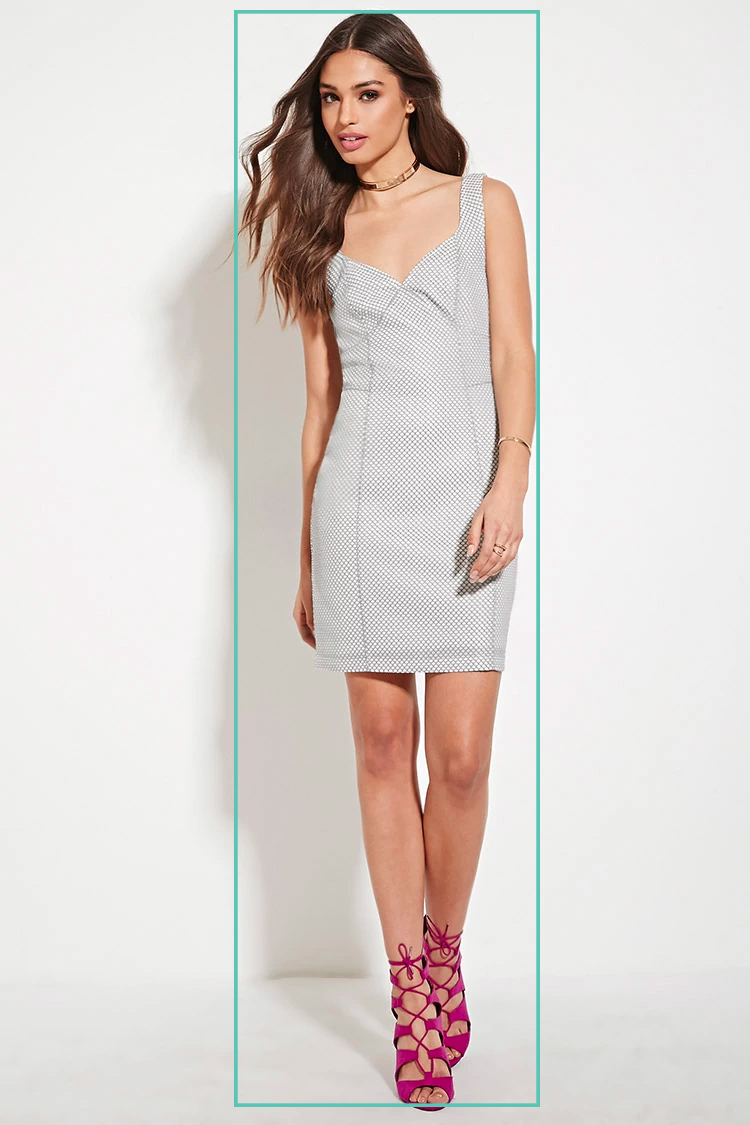
#> input picture Sample_Pics/Image (2).jpg, 750 x 1125 px; its folder holds 2 pictures in this run
$ python detect.py Sample_Pics   (Python 2 division)
#> lines starting #> are read from the running program, lines starting #| are printed output that depends on the picture; after the words box and inside, x2 and y2 are one past the last pixel; in counts of white or black regions, pixels touching at a corner belong together
import shutil,os,sys
import cv2
import numpy
from skimage import measure,morphology
''' The code is used to detect humans accurately on bi-modal histogram images using Otsu's method for
clustering-based image thresholding.

Usage : python *path of test images*
        example: python ./Sample_Pics
        if the test images have extensions other than jpeg/jpg/png use
        python *path of test images* *extension*
        example: python ./Sample_Pics ['.jpeg','.jpg','.png','.bmp']
'''
def find_nearest(array,value): # function to find the nearest value in an array to the given value
    x = (numpy.abs(array-value)).argmin()
    return array[x]

def detect_human(Images): # the function accpets an image and draws a bbox in the resulting image, around the human if any.
    for file in Images:
	I = cv2.imread(path+'/'+file) # Input image
#> I is the input picture: shape (1125, 750, 3); mean B, G, R 209.7, 213.8, 221.3
	Ig = cv2.cvtColor( I, cv2.COLOR_RGB2GRAY ) # grayscale of input image
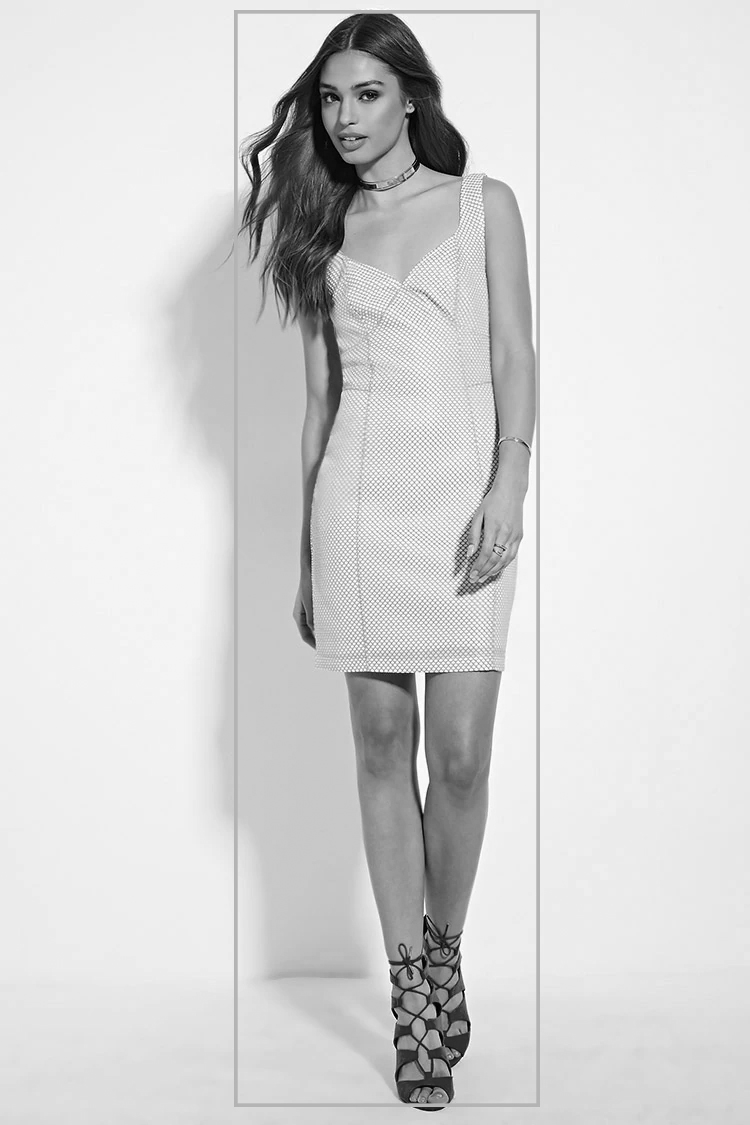
#> Ig: shape (1125, 750); min 1, max 255, mean 213.4
	r,c = Ig.shape # Image resolution
#> r = 1125; c = 750
	Ix = cv2.GaussianBlur(Ig, (5, 5), 0) # Blurring with Gaussian kernel of 5 and standard deviation of 0 in X direction
	#Applying Otsu binarization to segment the image...
	th_val, Iseg = cv2.threshold(Ix, 0, 255, cv2.THRESH_BINARY + cv2.THRESH_OTSU)
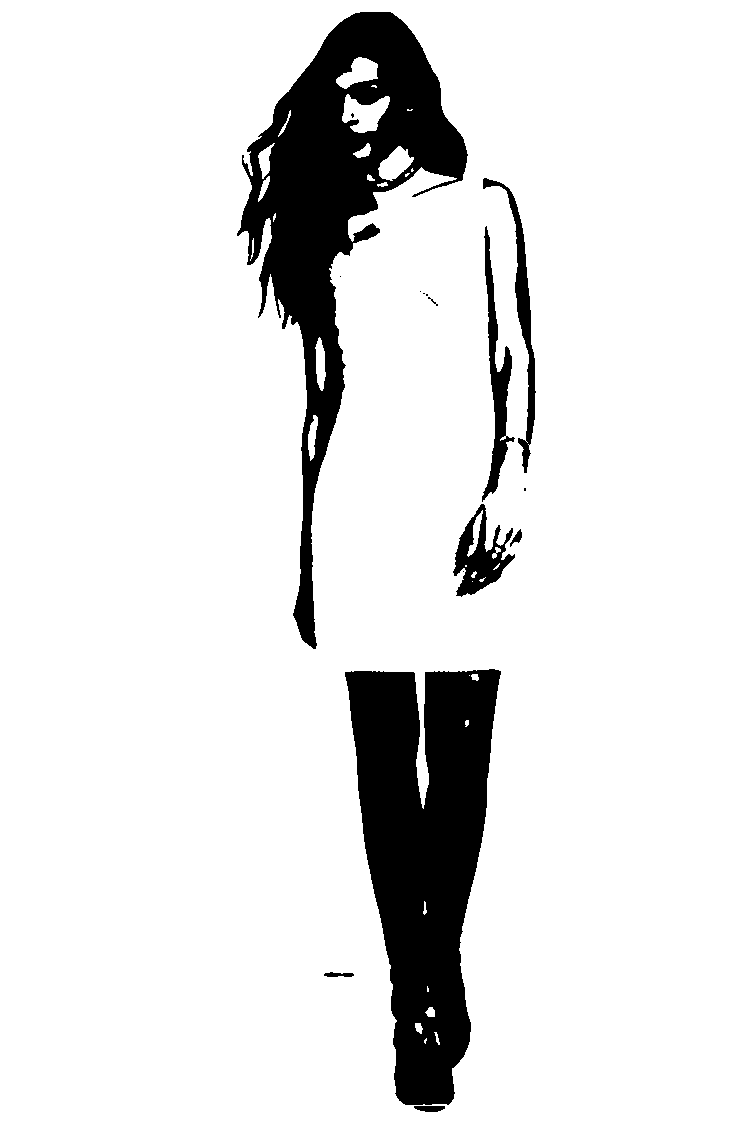
#> Iseg: shape (1125, 750); 89.1% white; 16 black regions (7 under 20 px), largest, box (x1, y1, x2, y2) and area: (345, 669, 501, 1105) 42573, (237, 12, 468, 649) 41714, (482, 226, 515, 502) 2739
#> th_val = 166
	bgrnd = numpy.count_nonzero(Iseg) # nadir pixel count
#> bgrnd = 751389
	fgrnd = numpy.size(Ig)-bgrnd # highlighted pixel count
#> fgrnd = 92361
	if bgrnd > fgrnd: #Making sure that Human gets segmented and not the background
	   Iseg = ~Iseg
#> Iseg: shape (1125, 750); 10.9% white; 16 white regions (7 under 20 px)
	Creg = morphology.label(Iseg) # connected region of the segmented image
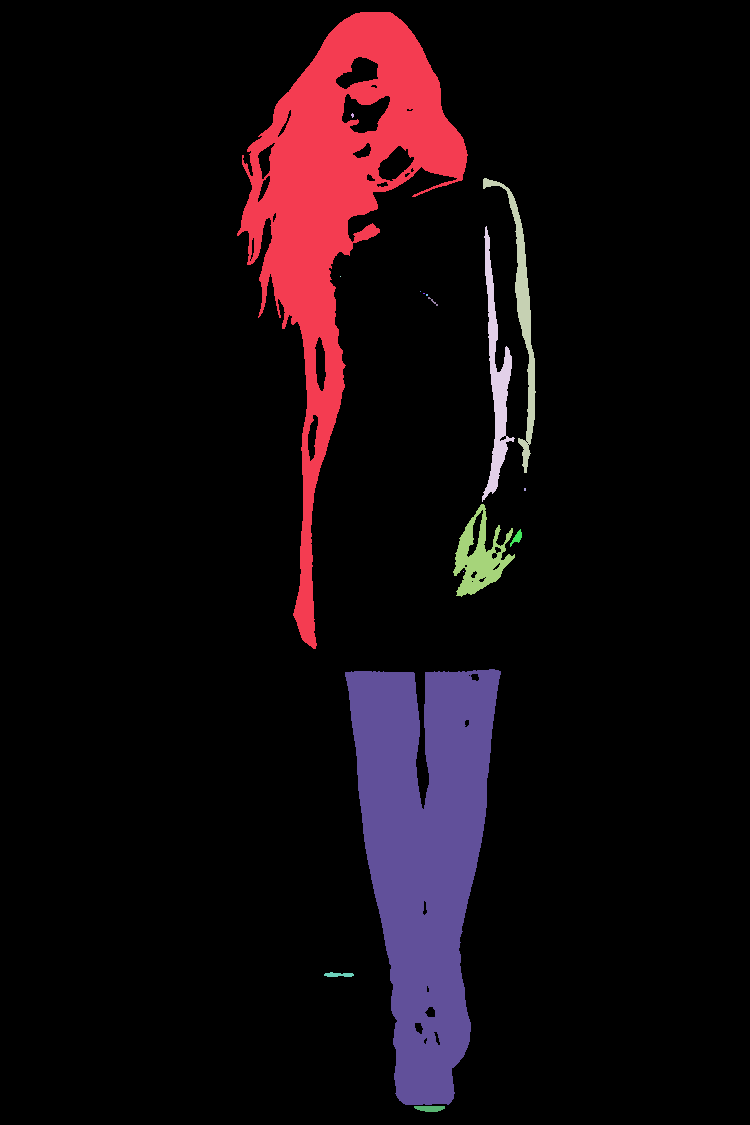
#> Creg: shape (1125, 750) int64; 17 distinct labels, from 0 to 16; one colour per label, 0 black
	Preg = measure.regionprops(Creg) # Properties of the connected regions
#> Preg = 16 regions; largest, box (x1, y1, x2, y2) and area: (345, 669, 501, 1105) 42573, (237, 12, 468, 649) 41714, (482, 226, 515, 502) 2739, (453, 504, 515, 597) 2502, (483, 178, 536, 473) 2440
	temp = [[0, 0, 0, 0, 0]] # storing the parameters of the required bbox
	for i in Preg:
            if i.area >100:
                ltcy, ltcx, rbcy, rbcx = i.bbox
                # retrieve x,y locations of the left top corner and right bottom corner pertaining to the bbox
                temp.append([ltcx,ltcy,rbcx,rbcy,(rbcx - ltcx)*(rbcy - ltcy)])
#> this loop made 16 passes
#> (ltcy, ltcx, rbcy, rbcx) on passes 1, 3, 4, 11, 14, 15, 16: (12, 237, 649, 468), (178, 483, 473, 536), (226, 482, 502, 515), (504, 453, 597, 515), (669, 345, 1105, 501), (972, 324, 977, 354), (1106, 414, 1112, 445)
#> after the loop, temp = [[0, 0, 0, 0, 0], [237, 12, 468, 649, 147147], [483, 178, 536, 473, 15635], [482, 226, 515, 502, 9108], [453, 504, 515, 597, 5766], [345, 669, 501, 1105, 68016], [324, 972, 354, 977, 150], [414, 1106, 445, 1112, 186]]
	temp = numpy.delete(temp, (0), axis=0) # deleting the row with zeros
#> temp = [[237, 12, 468, 649, 147147], [483, 178, 536, 473, 15635], [482, 226, 515, 502, 9108], [453, 504, 515, 597, 5766], [345, 669, 501, 1105, 68016], [324, 972, 354, 977, 150], [414, 1106, 445, 1112, 186]]
	ind = numpy.argmax(temp[:,4]) # Index of the segment with biggest area
#> ind = 0
	ltcx,rbcx = numpy.min(temp[:,0]),max(temp[:,2]) # x pixel location of corners of bbox# temp[ind,0] #temp[ind,2]
#> ltcx = 237; rbcx = 536
	ltcy,rbcy = numpy.min(temp[:,1]),numpy.max(temp[:,3]) # y pixel location of corners of bbox
#> ltcy = 12
	H,W = rbcy - ltcy,rbcx - ltcx # Height and Width of the bbox
#> H = 1100; W = 299
	if len(temp)>35 and 150<(H-W)<1000: # If too many segments found
            ltcy,rbcy = temp[ind,1],temp[ind,3] # y pixel location corresponding to the biggest segment
            new = [[0, 0, 0, 0, 0]]
            XrangeA = (I.shape[1]/2)-100 # defining the range in which the bbox is required
            XrangeB = (I.shape[1]/2)+100
            for i in range(ind-4,ind+5): # selecting the segments around the biggest one
                new.append(temp[i])
            new = numpy.array(new)
            ltcx,rbcx=find_nearest(new[:,0],XrangeA),find_nearest(new[:,2],XrangeB) # selecting the x locations within the chosen range
	H,W = rbcy - ltcy,rbcx - ltcx# Height and Width of the bbox
	# Finally Drawing the bounding box
	cv2.rectangle(I, (ltcx, ltcy), (ltcx + W, ltcy + H), (198, 245, 174), 4)
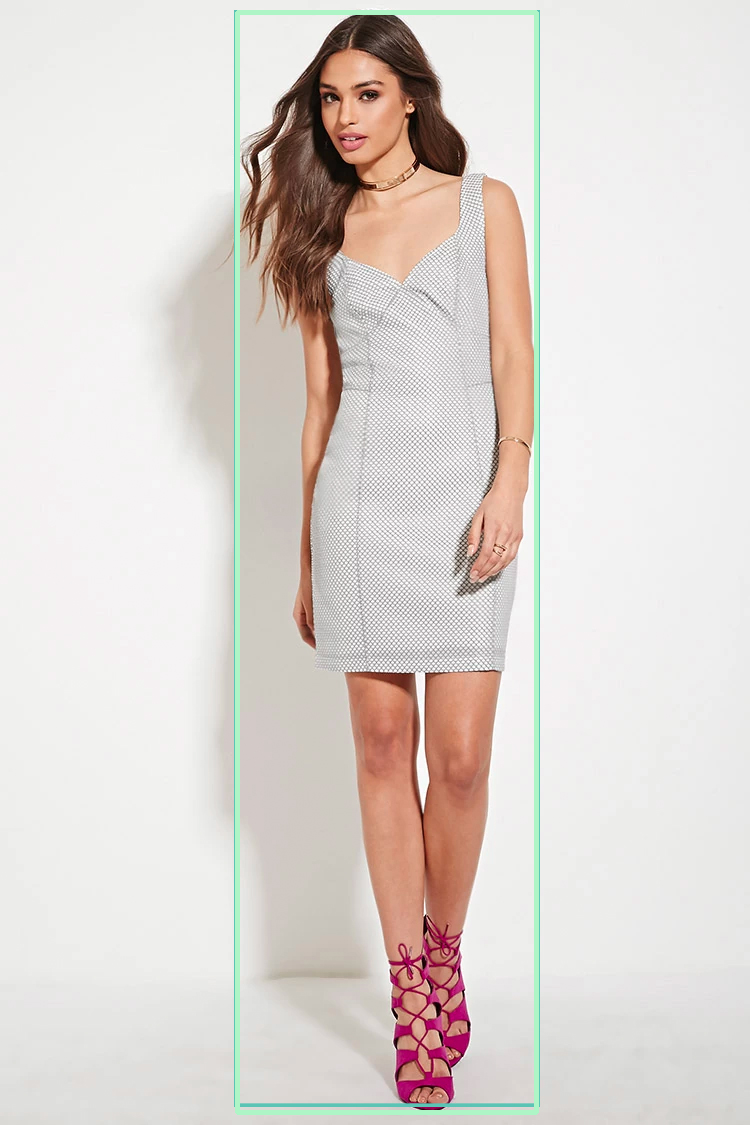
#> I: shape (1125, 750, 3); 1.66% of pixels changed, all inside (x1, y1, x2, y2) = (235, 10, 539, 1115)
	cv2.imwrite(dir+file,I)
#> pass 2 of the loop in detect_human, `for file in Images:`:
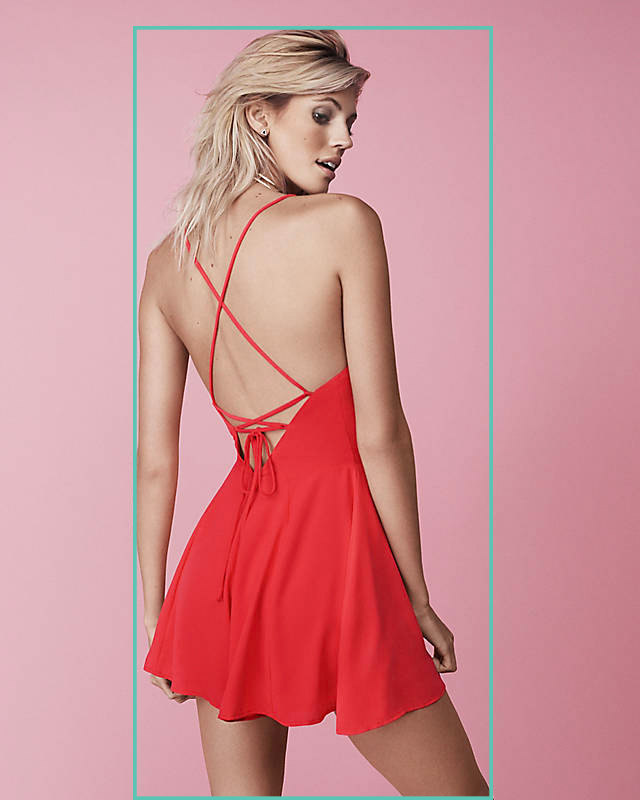
#> input picture Sample_Pics/Image (6).jpg, 640 x 800 px
#> in detect_human, I is the input picture: shape (800, 640, 3); mean B, G, R 147.8, 143, 207.4
#> Ig: shape (800, 640)
#> Ix: shape (800, 640)
#> in detect_human, `th_val, Iseg = cv2.threshold(Ix, 0, 255, cv2.THRESH_BINARY + cv2.THRES..`:
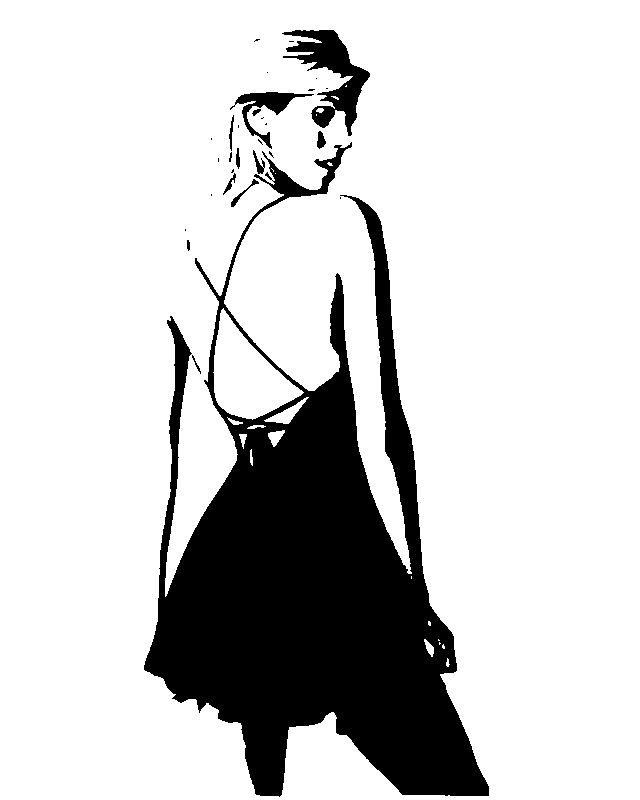
#> Iseg: shape (800, 640); 81% white; 30 black regions (18 under 20 px), largest, box (x1, y1, x2, y2) and area: (144, 142, 489, 797) 91893, (282, 30, 370, 136) 3415, (230, 92, 314, 149) 1081
#> th_val = 121
#> bgrnd = 414868
#> fgrnd = 97132
#> Creg: shape (800, 640) int64; 31 distinct labels, from 0 to 30
#> Preg = 30 regions; largest, box (x1, y1, x2, y2) and area: (144, 142, 489, 797) 91893, (282, 30, 370, 136) 3415, (230, 92, 314, 149) 1081, (231, 179, 259, 207) 116, (253, 150, 265, 174) 114
#> the loop in detect_human, `for i in Preg:` made 30 passes
#> (ltcy, ltcx, rbcy, rbcx) on passes 1, 8, 14, 17, 19, 25: (30, 282, 136, 370), (92, 230, 149, 314), (131, 317, 149, 326), (142, 144, 797, 489), (150, 253, 174, 265), (179, 231, 207, 259)
#> after the loop in detect_human, `for i in Preg:`: temp = [[0, 0, 0, 0, 0], [282, 30, 370, 136, 9328], [230, 92, 314, 149, 4788], [317, 131, 326, 149, 162], [144, 142, 489, 797, 225975], [253, 150, 265, 174, 288], [231, 179, 259, 207, 784]]
#> in detect_human, `temp = numpy.delete(temp, (0), axis=0)`: temp = [[282, 30, 370, 136, 9328], [230, 92, 314, 149, 4788], [317, 131, 326, 149, 162], [144, 142, 489, 797, 225975], [253, 150, 265, 174, 288], [231, 179, 259, 207, 784]]
#> ind = 3
#> in detect_human, `ltcx,rbcx = numpy.min(temp[:,0]),max(temp[:,2])`: ltcx = 144; rbcx = 489
#> in detect_human, `ltcy,rbcy = numpy.min(temp[:,1]),numpy.max(temp[:,3])`: ltcy = 30; rbcy = 797
#> H = 767; W = 345
#> in detect_human, `cv2.rectangle(I, (ltcx, ltcy), (ltcx + W, ltcy + H), (198, 245, 174), 4)`:
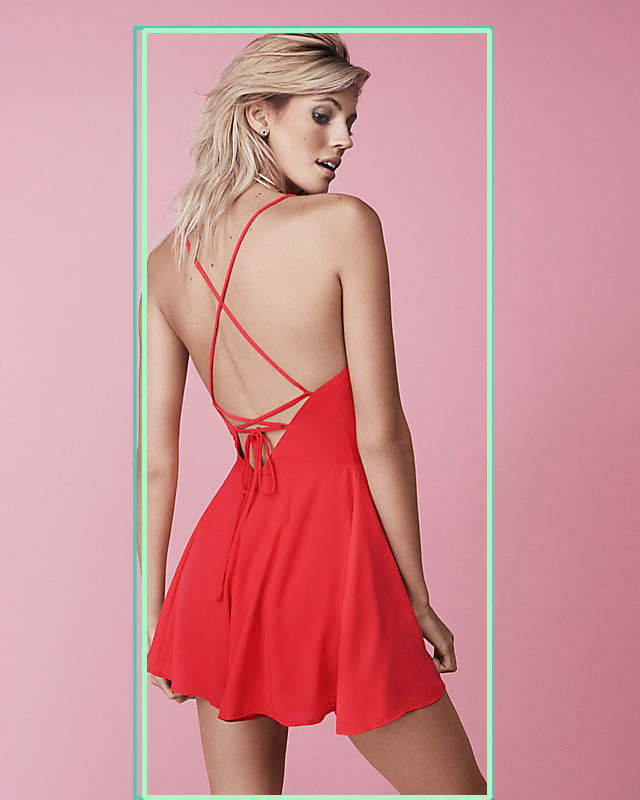
#> I: shape (800, 640, 3); 2.17% of pixels changed, all inside (x1, y1, x2, y2) = (142, 28, 492, 800)

dir = './results/'  # required output folder
if not os.path.exists(dir):
    os.makedirs(dir)
else:
    shutil.rmtree(dir)
    os.makedirs(dir)

if __name__ == '__main__':
    ext = ['.jpeg','.jpg','.png'] # default extensions
    path = sys.argv[1] # input folder path
    if len(sys.argv) > 2:
        ext = sys.argv[2:] # optional extensions
    Images = [i for i in os.listdir(path) if any( [i.endswith(j) for j in ext])] # array with names of input images
    detect_human(Images)
